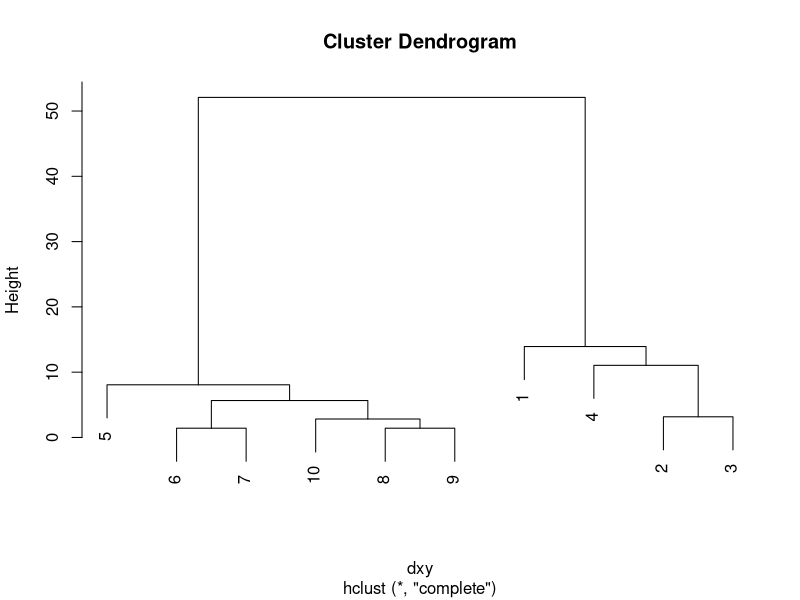

Generate this figure with R:
x <- c(7,10,13,2,3,4,5,6,7,8)
y <- c(46,57,58,59,90,98,97,96,95,94)

xy <- cbind(x,y)

?dist()

dxy <- dist(xy)
class(dxy)

?hclust()

hxy <- hclust(dxy)
plot(hxy)

?kmeans()
clxy <- kmeans(xy,2)